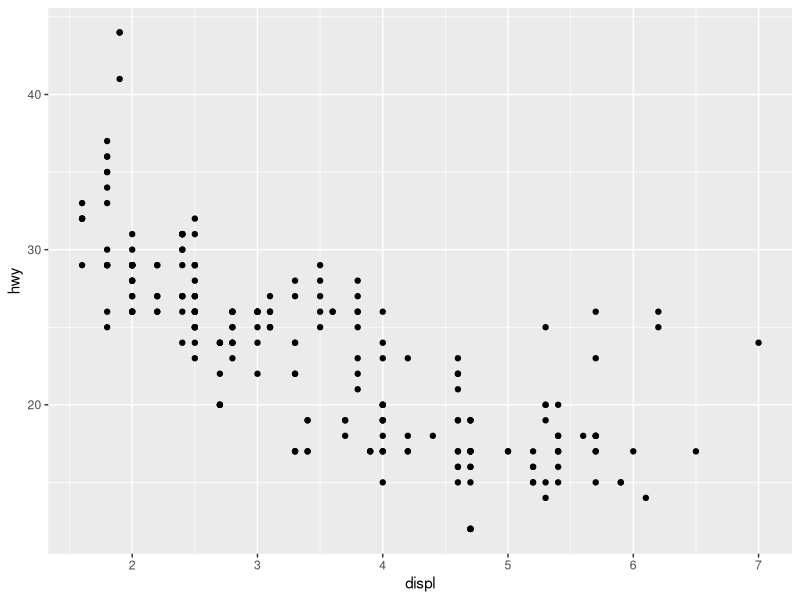
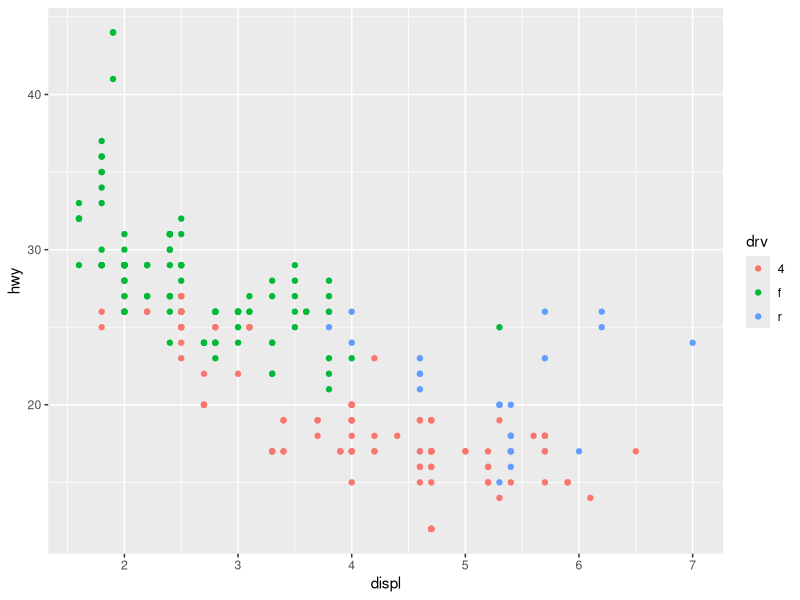

These charts were generated, in order, by the following R code: (Note: this script raises an error after producing the figures.)
setwd("~/R Code/Exploratory Data")
library(ggplot2)

str(mpg)

qplot(displ,hwy,data=mpg)
qplot(displ,hwy,data=mpg,color=drv)
##add a geom - points of data and then smoothed data
qplot(disp,hwy,data=mpg,geom=c("point","smooth"))
## hist on hwy but color by drive type - hist is made by specifying one variable
qplot(hwy,data=mpg,fill=drv)
## facets - like panels in lattice, make different subsets
## similar to above but separate into multiple plots instead of color coding
qplot(displ,hwy,data=mpg,facets=.~drv) ## "." used b/c no row 
qplot(displ,data=mpg,facets=drv~.,binwidth=2) ## "." used because no column


## quiz 2,7
library(datasets)
data(airquality)
airquality = transform(airquality, Month=factor(Month))
qplot(Wind,Ozone,data=airquality,facets=.~Month)

## quiz 2,9
g <- ggplot(movies, aes(votes, rating))
print(g) ## won't print
summary(g)
p<-g+geom_point()
g+geom_point()+geom_smooth()
g+geom_point()+geom_smooth(method="lm")

## quiz 2,10
qplot(votes, rating, data = movies) + geom_smooth()
print(p)